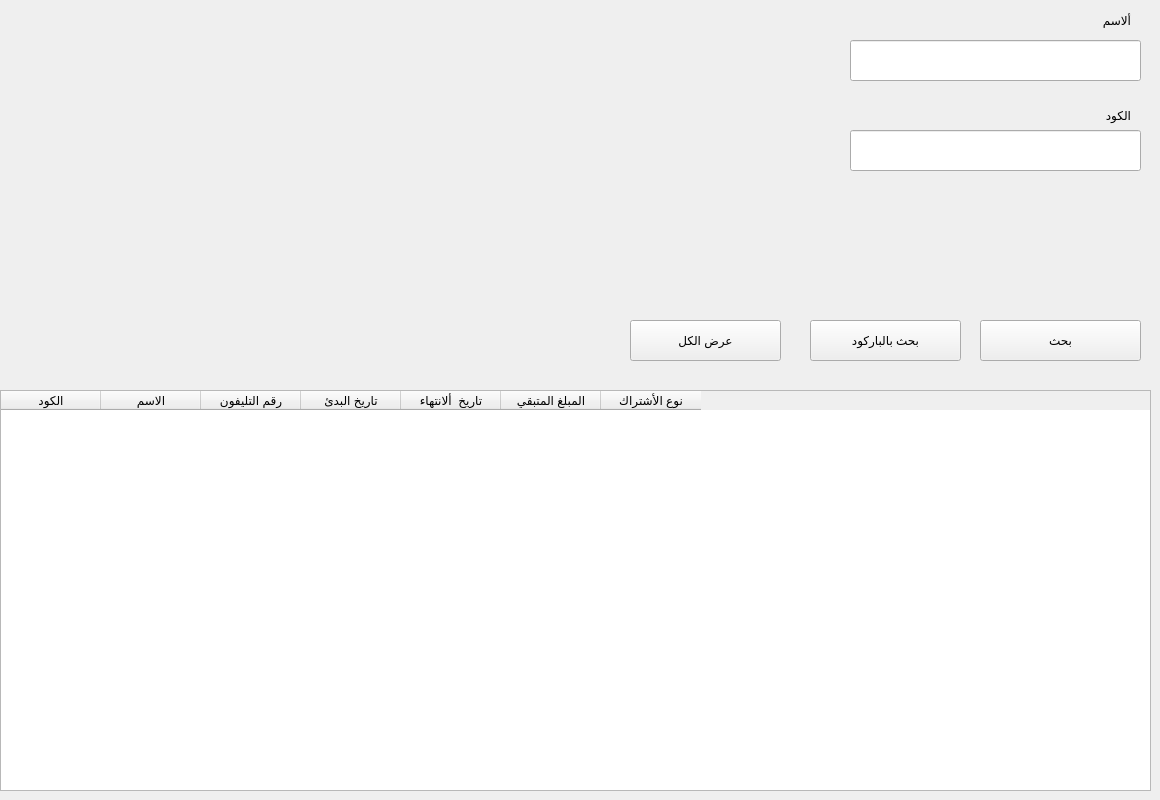
   <widget class="QWidget" name="tab_5">
    <attribute name="title">
     <string>ألاشتراكات المنتهيه</string>
    </attribute>
    <widget class="QLabel" name="label_34">
     <property name="geometry">
      <rect>
       <x>1080</x>
       <y>10</y>
       <width>51</width>
       <height>20</height>
      </rect>
     </property>
     <property name="text">
      <string>ألاسم</string>
     </property>
    </widget>
    <widget class="QPushButton" name="Ended_subscription_QRsearch_btn">
     <property name="geometry">
      <rect>
       <x>810</x>
       <y>320</y>
       <width>151</width>
       <height>41</height>
      </rect>
     </property>
     <property name="text">
      <string>بحث بالباركود</string>
     </property>
    </widget>
    <widget class="QLabel" name="label_35">
     <property name="geometry">
      <rect>
       <x>1060</x>
       <y>100</y>
       <width>71</width>
       <height>31</height>
      </rect>
     </property>
     <property name="text">
      <string>الكود</string>
     </property>
    </widget>
    <widget class="QPushButton" name="Ended_subscription_search_btn">
     <property name="geometry">
      <rect>
       <x>980</x>
       <y>320</y>
       <width>161</width>
       <height>41</height>
      </rect>
     </property>
     <property name="text">
      <string>بحث</string>
     </property>
    </widget>
    <widget class="QTableWidget" name="tableWidget_13">
     <property name="geometry">
      <rect>
       <x>0</x>
       <y>390</y>
       <width>1151</width>
       <height>401</height>
      </rect>
     </property>
     <property name="styleSheet">
      <string notr="true"/>
     </property>
     <property name="sizeAdjustPolicy">
      <enum>QAbstractScrollArea::AdjustToContents</enum>
     </property>
     <property name="verticalScrollMode">
      <enum>QAbstractItemView::ScrollPerPixel</enum>
     </property>
     <property name="horizontalScrollMode">
      <enum>QAbstractItemView::ScrollPerPixel</enum>
     </property>
     <column>
      <property name="text">
       <string>الكود</string>
      </property>
     </column>
     <column>
      <property name="text">
       <string>الاسم</string>
      </property>
     </column>
     <column>
      <property name="text">
       <string>رقم التليفون</string>
      </property>
     </column>
     <column>
      <property name="text">
       <string>تاريخ البدئ</string>
      </property>
     </column>
     <column>
      <property name="text">
       <string>تاريخ  ألانتهاء</string>
      </property>
     </column>
     <column>
      <property name="text">
       <string>المبلغ المتبقي</string>
      </property>
     </column>
     <column>
      <property name="text">
       <string>نوع الأشتراك</string>
      </property>
     </column>
    </widget>
    <widget class="QPushButton" name="Ended_subscription_showall_btn">
     <property name="geometry">
      <rect>
       <x>630</x>
       <y>320</y>
       <width>151</width>
       <height>41</height>
      </rect>
     </property>
     <property name="text">
      <string>عرض الكل</string>
     </property>
    </widget>
    <widget class="QLineEdit" name="Ended_subscription_Name_LINE">
     <property name="geometry">
      <rect>
       <x>850</x>
       <y>40</y>
       <width>291</width>
       <height>41</height>
      </rect>
     </property>
     <property name="styleSheet">
      <string notr="true"/>
     </property>
     <property name="text">
      <string/>
     </property>
    </widget>
    <widget class="QLineEdit" name="Ended_subscription_code_LINE">
     <property name="geometry">
      <rect>
       <x>850</x>
       <y>130</y>
       <width>291</width>
       <height>41</height>
      </rect>
     </property>
     <property name="styleSheet">
      <string notr="true"/>
     </property>
     <property name="text">
      <string/>
     </property>
    </widget>
   </widget>
